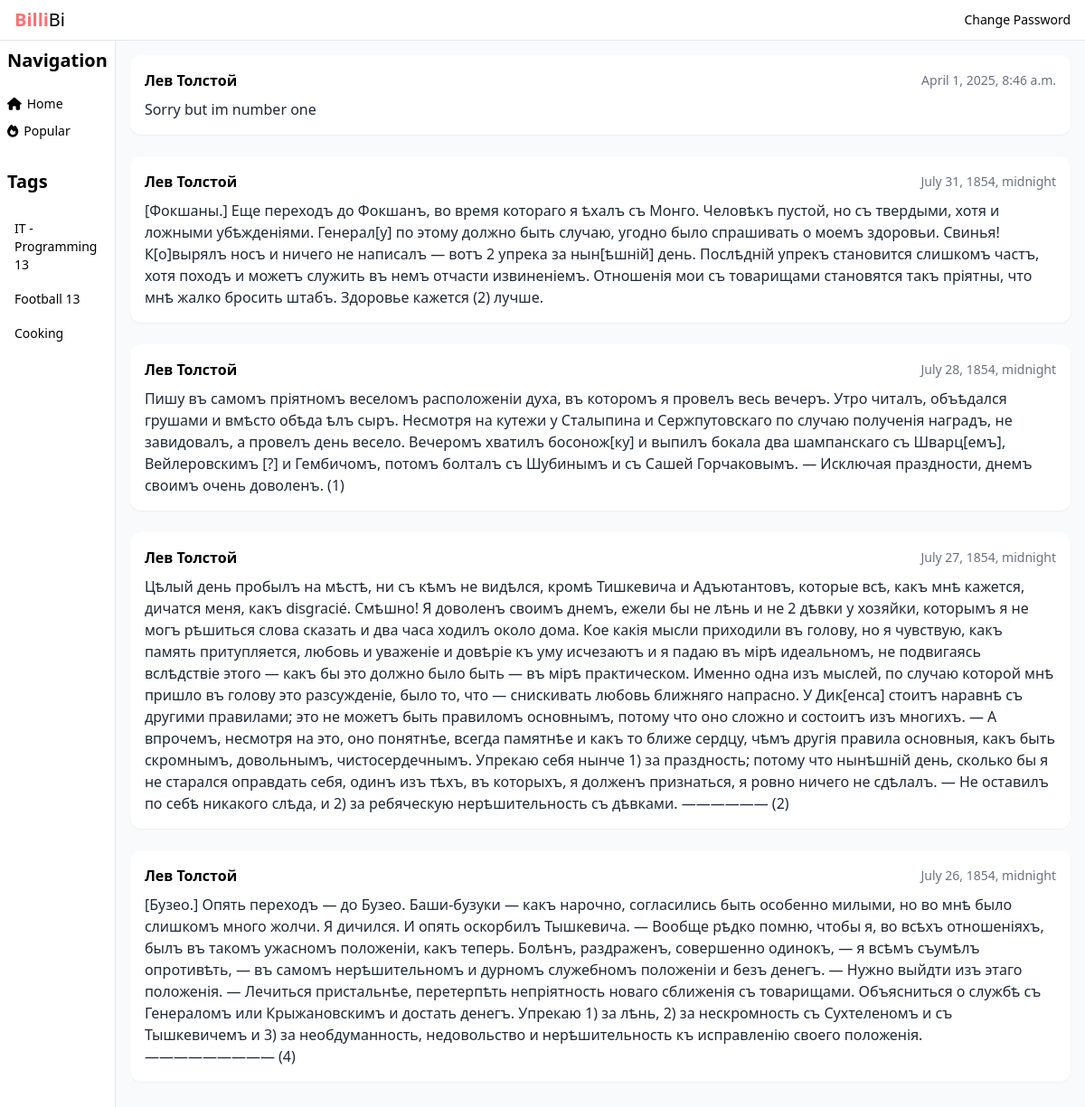
The page /group/IT/ (signed in) on the database its author committed.
### posts/models.py (models this page shows, shortened)
class Post(models.Model):
    text = models.TextField()
    pub_date = models.DateTimeField(auto_now_add=True)
    author = models.ForeignKey(
        User,
        on_delete=models.CASCADE,
        related_name='posts'
    )
    group = models.ForeignKey(
        "Group",
        on_delete=models.SET_NULL,
        blank=True,
        null=True
    )

### posts/views.py (the view)
    def check_user(request, *args, **kwargs):
        if request.user.is_authenticated:
            return func(request, *args, **kwargs)
        return redirect('/auth/login/')

### posts/views.py (called while the page is built)
def authorized_only(func):
    def check_user(request, *args, **kwargs):
        if request.user.is_authenticated:
            return func(request, *args, **kwargs)
        return redirect('/auth/login/')
    return check_user

@authorized_only
def group_post(request, slug):
    Group = get_object_or_404(group, slug=slug)
    posts = Post.objects.filter(group=Group).order_by('-pub_date')
    count_posts_it = posts.count()
    paginator = Paginator(posts, 5)
    page_number = request.GET.get('page')
    page_obj = paginator.get_page(page_number)
    context = {
        'slug': slug,
        'Group': group,
        'obj': page_obj,
        'count_posts_it': count_posts_it
    }
    return render(request, 'posts/group_post.html', context)

### posts/templates/posts/group_post.html
{% extends "posts/index.html" %}
{% block content %}
{% for post in obj %}
<article class="bg-white p-4 rounded-xl shadow-sm mb-6">
  <div class="flex justify-between items-center mb-2">
    <span class="font-semibold">{{ post.author.get_full_name }}</span>
    <span class="text-gray-500 text-sm">{{ post.pub_date }}</span>
  </div>
  <p class="text-gray-800">{{ post.text }}</p>
</article>
{% empty %}
<p>No posts available.</p>
{% endfor %}
{% endblock %}

### rows shown on the page
Post: author.get_full_name "Лев Толстой", pub_date "April 1, 2025, 8:46 a.m.", text "Sorry but im number one"
Post: author.get_full_name "Лев Толстой", pub_date "July 31, 1854, midnight", text "[Фокшаны.] Еще переходъ до Фокшанъ, во время котораго я ѣхалъ съ Монго. Человѣкъ пустой, но съ твердыми, хотя и ложными убѣжденіями. Генерал[у] по этому должно быть случаю, угодно было спрашивать о моемъ здоровьи. Свинья! К[о]вырялъ носъ и ничего не написалъ — вотъ 2 упрека за нын[ѣшній] день. Послѣдній упрекъ становится слишкомъ частъ, хотя походъ и можетъ служить въ немъ отчасти извиненіемъ. Отношенія мои съ товарищами становятся такъ пріятны, что мнѣ жалко бросить штабъ. Здоровье кажется (2) лучше."
Post: author.get_full_name "Лев Толстой", pub_date "July 28, 1854, midnight", text "Пишу въ самомъ пріятномъ веселомъ расположеніи духа, въ которомъ я провелъ весь вечеръ. Утро читалъ, объѣдался грушами и вмѣсто обѣда ѣлъ сыръ. Несмотря на кутежи у Сталыпина и Сержпутовскаго по случаю полученія наградъ, не завидовалъ, а провелъ день весело. Вечеромъ хватилъ босонож[ку] и выпилъ бокала два шампанскаго съ Шварц[емъ], Вейлеровскимъ [?] и Гембичомъ, потомъ болталъ съ Шубинымъ и съ Сашей Горчаковымъ. — Исключая праздности, днемъ своимъ очень доволенъ. (1)"
Post: author.get_full_name "Лев Толстой", pub_date "July 27, 1854, midnight", text "Цѣлый день пробылъ на мѣстѣ, ни съ кѣмъ не видѣлся, кромѣ Тишкевича и Адъютантовъ, которые всѣ, какъ мнѣ кажется, дичатся меня, какъ disgracié. Смѣшно! Я доволенъ своимъ днемъ, ежели бы не лѣнь и не 2 дѣвки у хозяйки, которымъ я не могъ рѣшиться слова сказать и два часа ходилъ около дома. Кое какія мысли приходили въ голову, но я чувствую, какъ память притупляется, любовь и уваженіе и довѣріе къ уму исчезаютъ и я падаю въ мірѣ идеальномъ, не подвигаясь вслѣдствіе этого — какъ бы это должно было быть — въ мірѣ практическом. Именно одна изъ мыслей, по случаю которой мнѣ пришло въ голову это разсужденіе, было то, что — снискивать любовь ближняго напрасно. У Дик[енса] стоитъ наравнѣ съ другими…"
Post: author.get_full_name "Лев Толстой", pub_date "July 26, 1854, midnight", text "[Бузео.] Опять переходъ — до Бузео. Баши-бузуки — какъ нарочно, согласились быть особенно милыми, но во мнѣ было слишкомъ много жолчи. Я дичился. И опять оскорбилъ Тышкевича. — Вообще рѣдко помню, чтобы я, во всѣхъ отношеніяхъ, былъ въ такомъ ужасномъ положеніи, какъ теперь. Болѣнъ, раздраженъ, совершенно одинокъ, — я всѣмъ съумѣлъ опротивѣть, — въ самомъ нерѣшительномъ и дурномъ служебномъ положеніи и безъ денегъ. — Нужно выйдти изъ этаго положенія. — Лечиться пристальнѣе, перетерпѣть непріятность новаго сближенія съ товарищами. Объясниться о службѣ съ Генераломъ или Крыжановскимъ и достать денегъ. Упрекаю 1) за лѣнь, 2) за нескромность съ Сухтеленомъ и съ Тышкевичемъ и 3) за…"

### other values the page prints
{{ count_posts_it }} "13"
